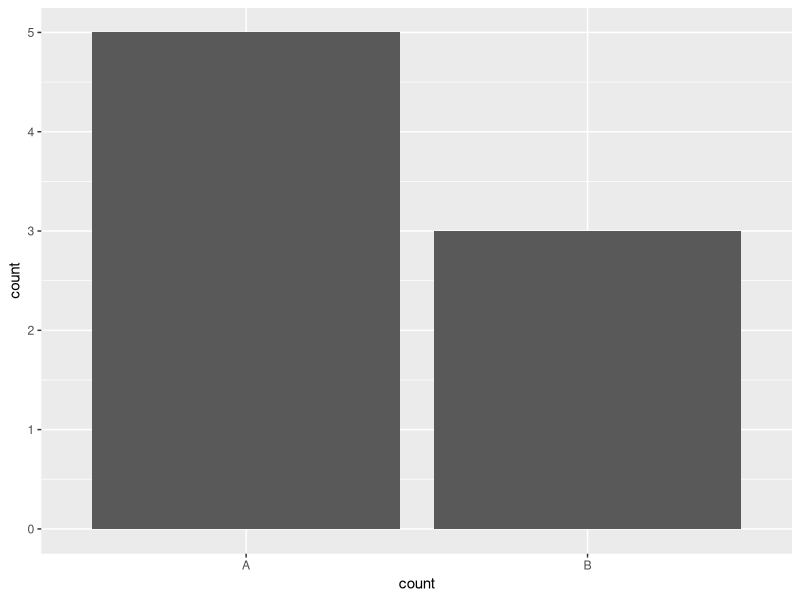

R code for this plot: (Note: this script raises an error after producing the figure.)
#------------------------------------------------------------------------------
# The following code ensures all necessary packages are installed
#------------------------------------------------------------------------------
pkg <- c("ggplot2", "dplyr", "scales", "RColorBrewer")
new.pkg <- pkg[!(pkg %in% installed.packages())]
if (length(new.pkg)) {
  install.packages(new.pkg, repos="http://cran.rstudio.com/")
}
library(ggplot2)
library(dplyr)
library(RColorBrewer)


#------------------------------------------------------------------------------
# Question about stat("identity")
#------------------------------------------------------------------------------
ex <- data.frame(count=c(rep("A", 5), rep("B", 3)))
ex
ggplot(ex, aes(x=count)) + geom_bar()
ggplot(ex, aes(x=count)) + geom_bar(stat="bin")
ex2 <- data.frame(name=c("A", "B"), count=c(5, 3))
ex2
ggplot(ex2, aes(x=name, y=count)) + geom_bar()
ggplot(ex2, aes(x=name, y=count)) + geom_bar(stat="identity")



#------------------------------------------------------------------------------
# Quick Plots
#------------------------------------------------------------------------------
data(mtcars)
# Only specifying x aesthetic defaults to a histogram
qplot(x=wt, data=mtcars)

# Specifying both x and y aesthetics defaults to a scatterplot
qplot(x=disp, y=mpg, data=mtcars)

# Change to boxplot
qplot(x=1, y=wt, geom="boxplot", data=mtcars)
qplot(x=as.factor(cyl), y=wt, geom="boxplot", data=mtcars)
qplot(x=as.factor(cyl), y=wt, geom="boxplot", data=mtcars) + coord_flip()



#------------------------------------------------------------------------------
# Wrapping Up UC Berkeley Admissions
#------------------------------------------------------------------------------
# Load and "tidy" data
data(UCBAdmissions)
UCB <- as.data.frame(UCBAdmissions)

# The scales package allows us to put %'ages on axes
library(scales)
ggplot(UCB, aes(x=Gender, y=Freq, fill = Admit)) +
  geom_bar(stat = "identity", position="fill") +
  facet_wrap(~ Dept, nrow = 2) +
  scale_y_continuous(labels = percent) +
  ggtitle("Acceptance Rate Split by Gender & Department") +
  xlab("Gender") +
  ylab("% of Applicants")

ggplot(UCB, aes(x=Dept, y=Freq, fill = Admit)) +
  geom_bar(stat = "identity", position="fill") +
  ggtitle("Acceptance Rate Split by Department") +
  xlab("Dept") +
  ylab("% of Applicants")

# Eye candy:  change up the color scheme by changing scale
# See http://colorbrewer2.org/ for different palette names
ggplot(UCB, aes(x=Dept, y=Freq, fill = Admit)) +
  geom_bar(stat = "identity", position="fill") +
  ggtitle("Acceptance Rate Split by Department") +
  xlab("Dept") +
  ylab("% of Applicants") + scale_fill_brewer(palette="Pastel1")



#------------------------------------------------------------------------------
# dplyr: Viewing data
#------------------------------------------------------------------------------
# We're going to work with the diamonds and mtcars data set again
data(diamonds)
data(mtcars)
diamonds

# The previous command lists too many rows to view conveniently, so we convert
# it to tbl_df format.  This is useful when our data is large.
diamonds <- tbl_df(diamonds)
diamonds

# Some other useful viewing tools.  The View command is the same as going to the
# Environment panel in RStudio and clicking on the name of a variable: it shows
# it in spreadsheet format.
glimpse(diamonds)
View(diamonds)



#------------------------------------------------------------------------------
# The 5 "verbs" of data manipulation and piping
#------------------------------------------------------------------------------
# Filter out ROWS so that only those of "Ideal" cut remain.
# NOTE:  equality in computer programming is with a "==" and not "="
filter(diamonds, cut == "Ideal")
filter(diamonds, cut == "Ideal", color == "E")
filter(diamonds, cut == "Ideal", color == "E" | color == "I")
filter(diamonds, price >= 326)
filter(diamonds, price >= 326 & price <= 350)

# Select columns i.e. variables
select(diamonds, carat)
select(diamonds, carat, x)
select(diamonds, -x, -y, -z)

# Arrange
?arrange
arrange(diamonds, price)
arrange(diamonds, desc(price))
# What do you think this does?
arrange(diamonds, desc(cut), carat)

# mutate
mutate(diamonds, price.squared=price^2)
transmute(diamonds, price.squared=price^2)

# summarise
summarise(diamonds, mean(price), sd(price))
summarise(diamonds, mean=mean(price), sd=sd(price))




#------------------------------------------------------------------------------
# Piping
#------------------------------------------------------------------------------
# Now for an example of "piping" using the "then" command
# NOTE:  when piping, we assume what gets piped goes into the first argument
# of the next command.  i.e. note how we don't indicate the data is diamond.
filter(diamonds, cut == "Ideal")
filter(diamonds, cut == "Ideal") %>% select(carat, price)
filter(diamonds, cut == "Ideal") %>% select(carat, price) %>% arrange(carat, price)

# You can also stagger commands across multiple lines to make it easier to read.
# Say out loud what happening:  take diamonds, filter to keep only those with ideal
# cut THEN select ...
filter(diamonds, cut == "Ideal") %>%
  select(carat, price) %>%
  arrange(carat, price)

# The above is the same as the following with nested parentheses!  What a nightmare!
arrange(select(filter(diamonds, cut == "Ideal"), carat, price), carat, price)




#------------------------------------------------------------------------------
# Grouping via group_by()
#------------------------------------------------------------------------------
# This is a very VERY convenient feature of dplyr since we are often not interested
# in summarizing variables across all observations, but for subsets of observations.
# You can "group by" a categorical variable
data(Titanic)
Titanic <- as.data.frame(Titanic)
names(Titanic)

# The main categorical variable of interest is "Survived".  The following sums the "Freq"
# variable but keeps the grouping varible "Survived" i.e. it "collapses" or "aggregates"
# over the rest
group_by(Titanic, Survived)
group_by(Titanic, Survived) %>% summarise(sum(Freq))

# Same but give the new variable the name "count"
group_by(Titanic, Survived) %>% summarise(Count=sum(Freq))

# Now group by the variable "Class" as well. i.e. collapse over the rest
group_by(Titanic, Survived, Class) %>% summarise(Count=sum(Freq))




#------------------------------------------------------------------------------
# You can pipe into ggplot!
#------------------------------------------------------------------------------
# We're going to recreate the graphic that was the basis of the UC Berkeley
# lawsuit.  Consider:
group_by(UCB, Admit, Gender) %>% summarise(Freq = sum(Freq))

# We can pipe this into ggplot.  NOTE: it gets piped to the first argument of
# the ggplot() function, which is where you specify your data
group_by(UCB, Admit, Gender) %>% summarise(Freq = sum(Freq)) %>%
  ggplot(aes(x=Gender, y=Freq, fill=Admit)) +
  geom_bar(stat = "identity", position="fill") +
  ggtitle("Acceptance Rate Split by Gender") +
  xlab("Gender") +
  ylab("Proportion of Applicants")



#------------------------------------------------------------------------------
# Exercise
#------------------------------------------------------------------------------
# Using dplyr, fix the 2nd plot above showing the acceptance rates of the
# different departments at UC Berkeley so that the bars aren't split up.  i.e.
# collapse the data appropriately.

data(UCBAdmissions)
UCB <- as.data.frame(UCBAdmissions) %>% group_by(Admit, Dept) %>%
  summarize(Freq=sum(Freq))

ggplot(UCB, aes(x=Dept, y=Freq, fill = Admit)) +
  geom_bar(stat = "identity", position="fill") +
  ggtitle("Acceptance Rate Split by Department") +
  xlab("Dept") +
  ylab("% of Applicants")
